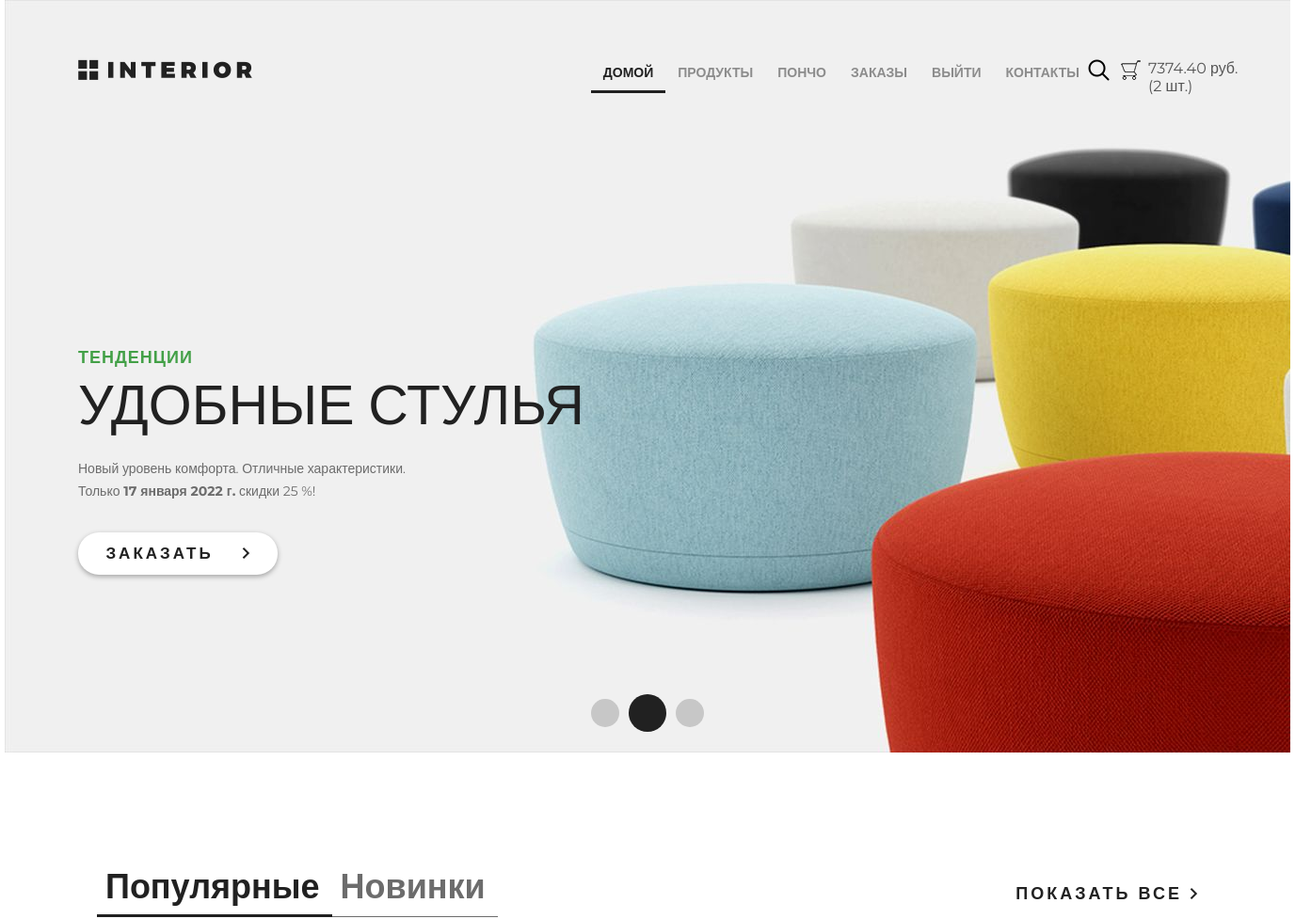
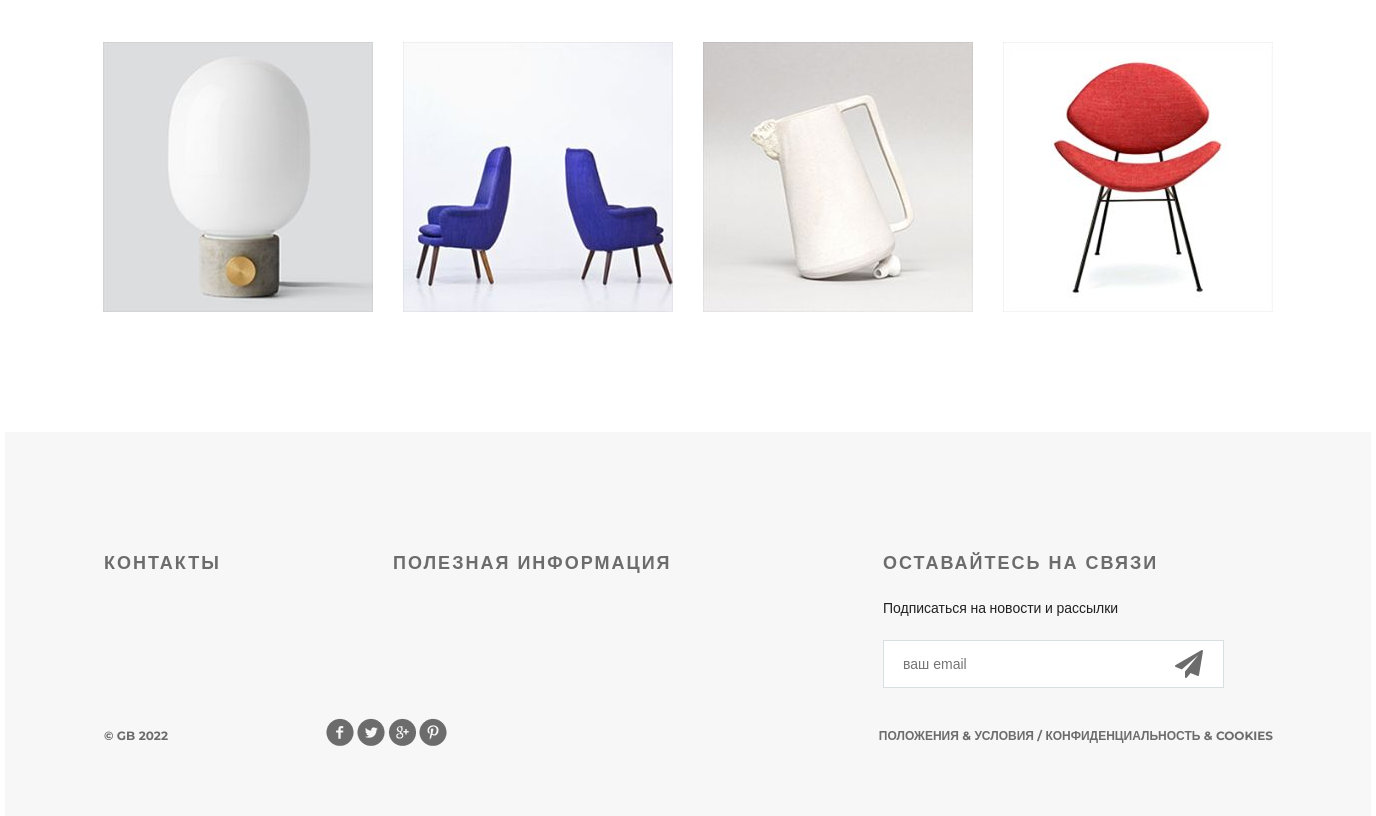
The app's page / (signed in) with its own data (2 pictures, top to bottom).
### authapp/models.py (models this page shows, shortened)
class ShopUser(AbstractUser):
    avatar = models.ImageField(upload_to='users', blank=True)
    age = models.PositiveSmallIntegerField(default=18, verbose_name='Возраст')
    activation_key = models.CharField(max_length=255, blank=True, null=True)
    activation_key_expired = models.DateTimeField(blank=True, null=True)

### basketapp/models.py (models this page shows, shortened)
class Basket(models.Model):
    user = models.ForeignKey(settings.AUTH_USER_MODEL, on_delete=models.CASCADE, related_name='basket')
    product = models.ForeignKey(Product, on_delete=models.CASCADE)
    quantity = models.PositiveSmallIntegerField(default=0)
    created_at = models.DateTimeField(auto_now_add=True)
    @property
    def product_cost(self):
        return self.product.price * self.quantity
    @property
    def total_quantity(self):
        items = Basket.objects.filter(user=self.user)
        _total_quantity = sum(list(map(lambda x: x.quantity, items)))
        return _total_quantity
    @property
    def total_cost(self):
        items = Basket.objects.filter(user=self.user)
        _total_cost = sum(list(map(lambda x: x.product_cost, items)))
        return _total_cost

### mainapp/models.py (models this page shows, shortened)
class Product(models.Model):
    category = models.ForeignKey(ProductCategory, on_delete=models.CASCADE)
    name = models.CharField(max_length=255)
    image = models.ImageField(upload_to='products_img', blank=True, null=True)
    short_desc = models.CharField(max_length=255, blank=True)
    description = models.TextField(blank=True, null=True)
    price = models.DecimalField(max_digits=8, decimal_places=2, default=0)
    quantity = models.PositiveIntegerField(default=0)
    is_active = models.BooleanField(default=True)
    class Meta:
        verbose_name = 'продукт'
        verbose_name_plural = 'Продукты'

### mainapp/views.py (the view)
# urls.py: path('', IndexView.as_view(), name='index'),
class IndexView(ListView):
    model = Product
    template_name = 'mainapp/index.html'
    title = 'GeekShop'
    def get_context_data(self, **kwargs):
        context_data = super().get_context_data(**kwargs)
        context_data['title'] = self.title
        context_data['date'] = datetime.now()
        context_data['products'] = Product.objects.all()[:4]
        return context_data

### mainapp/context_processors.py (called while the page is built)
def basket(request):
    basket_items = []
    if request.user.is_authenticated:
        basket_items = Basket.objects.filter(user=request.user)
    return {
        'basket': basket_items
    }

### mainapp/templates/mainapp/index.html (shortened to what this page needs)
{% extends 'mainapp/base.html' %}
{% load static %}
{% load main_tags %}
{% block content %}
    <div class="slider">
        <div class="header clearfix">
            {% include 'mainapp/includes/inc_main_menu.html' %}
        </div>
        <div class="text-slider">
            <h3 class="green">тенденции</h3>
            <h3 class="big"> удобные стулья</h3>
            <p>Новый уровень комфорта. Отличные характеристики.</p>
            <p>Только <b>{{ date|date:"d E Y" }} г.</b>
                скидки 25 %!
            </p>
            <a href="{% url 'products:products' %}" class="button-order">заказать <img
                    src="{% static 'img/arrow.png' %}" alt=""></a>
        </div>
        <div class="navi">
            <a href="#"></a>
            <a href="#"></a>
            <a href="#"></a>
        </div>
    </div>
    <div class="featured">
        <div class="featured-menu">
            <a class="active" href="#">Популярные</a><a href="#">Новинки</a>
        </div>
        <a class="explore" href="{% url 'products:category' 0 %}">показать все <img src="{% static 'img/arrow.png' %}"
                                                                                    alt=""></a>
        <div class="clearfix">
        </div>
        <div class="tab-content">
            {% for product in products %}
                <div class="block">
                    <a href="{% url 'basketapp:basket_add' product.pk %}"><img src="{{ product.image.url }}" alt="">
                    </a>
                </div>
            {% endfor %}
        </div>
    </div>
{% endblock %}

### mainapp/templates/mainapp/includes/inc_main_menu.html (shortened to what this page needs)
<a href="{% url 'index' %}" class="logo"></a>
<ul class="menu">
    <li><a href="{% url 'index' %}"
           class="{% if request.resolver_match.url_name == 'index' %}active{% endif %}">домой</a></li>
    <li><a href="{% url 'products:products' %}"
           class="{% if request.resolver_match.namespace == 'products' %}active{% endif %}">продукты</a></li>
    {% if user.is_authenticated %}
        <li><a href="{% url 'authapp:profile' user.pk %}">
            {% if user.username %}{{ user.first_name }}{% else %}Пользователь{% endif %}</a>
        </li>
        <li><a href="{% url 'ordersapp:list'%}">Заказы</a></li>
        <li><a href="{% url 'authapp:logout' %}">Выйти</a></li>
    {% else %}
        <li><a href="{% url 'authapp:register' %}">Регистрация</a></li>
        <li><a href="{% url 'authapp:login' %}">Войти</a></li>
    {% endif %}
    <li><a href="{% url 'contact' %}" class="{% if request.resolver_match.url_name == 'contact' %}active{% endif %}">контакты</a>
    </li>
</ul>
<a href="#" class="search"></a>
<a href="{% url 'basketapp:basket' %}" class="basket">
    <span>
        {% if basket %}
            {{ basket.0.total_cost|floatformat:2 }} руб.<br>
            ({{ basket.0.total_quantity }} шт.)
        {% endif %}
    </span>
</a>

### static/style.css (style rules this page uses)
* { margin: 0; padding: 0; }
body { font-family: 'Montserrat', sans-serif; }
html, body { height: 100%; }
.slider { height: 800px; background-image: url(/static/img/slider.jpg); padding-left: 78px; padding-right: 211px; position: relative; }
.logo { background-image: url(/static/img/logo.png); margin-top: 63px; width: 185px; height: 22px; float: left; }
.menu { list-style-type: none; margin-top: 67px; float: right; }
.menu li { float: left; }
.menu a { color: #8c8c8c; font-size: 14px; font-weight: 700; text-align: right; text-transform: uppercase; text-decoration: none; padding: 10px 13px; }
.menu .active { color: #212121; font-weight: 700; border-bottom: 3px solid #212121; }
.search { display: block; width: 23px; height: 23px; background-image: url(/static/img/search.png); position: absolute; top: 63px; left: 1151px; }
.basket { display: block; width: 23px; height: 23px; background-image: url(/static/img/basket.png); position: absolute; top: 63px; left: 1185px; text-decoration: none; color: #555; }
.basket span { display: block; margin-left: 30px; width: 150px; }
.clearfix:after { content: ""; display: block; clear: both; }
.text-slider { margin-top: 288px; position: absolute; }
.text-slider p { color: #6c6c6c; font-size: 14px; text-align: left; width: 458px; line-height: 24px; }
.button-order { background-color: #ffffff; box-shadow: 0px 2px 4.85px 0.15px rgba(33, 33, 33, 0.35); width: 212px; height: 45px; display: block; text-transform: uppercase; text-align: center; border-radius: 22px; text-decoration: none; color: #212121; font-size: 17px; font-weight: 700; line-height: 45px; margin-top: 32px; letter-spacing: 3px; }
.button-order img { padding-left: 22px; }
.green { text-transform: uppercase; color: #43a047; font-size: 18px; font-weight: 700; text-align: left; margin-bottom: 22px; line-height: 13px; letter-spacing: 1px; }
.big { color: #212121; font-size: 59px; line-height: 43px; text-transform: uppercase; font-weight: 100; margin-bottom: 34px; }
.navi { position: absolute; bottom: 22px; right: 618px; display: flex; width: 130px; height: 40px; justify-content: space-between; align-items: center; }
.navi a { display: block; width: 30px; height: 30px; border-radius: 50%; background-color: rgba(33, 33, 33, 0.2); float: left; margin: 0px 5px; }
.navi a:nth-child(2) { display: block; width: 40px; height: 40px; border-radius: 50%; background-color: #212121; float: left; margin: 0px; }
.featured { padding-left: 98px; padding-right: 98px; }
.featured-menu { margin-top: 120px; width: 300px; height: 49px; float: left; }
.featured-menu a { color: #6c6c6c; font-size: 36px; font-weight: 700; text-align: left; text-decoration: none; border-bottom: 1px solid #6c6c6c; padding-bottom: 10px; padding-right: 13px; padding-left: 9px; }
.featured-menu .active { font-size: 36px; font-weight: 700; text-align: left; color: #212121; border-bottom: 3px solid #212121; padding-bottom: 8px; }
.explore { text-transform: uppercase; color: #212121; font-size: 18px; font-weight: 700; line-height: 24px; text-align: center; float: right; margin-top: 138px; letter-spacing: 3px; text-decoration: none; }
.tab-content { margin-top: 50px; display: flex; justify-content: space-between; margin-bottom: 120px; }
.tab-content .block { height: 270px; width: 270px; position: relative; }

### records on screen
ShopUser: first_name "ПОНЧО"
Basket: user+product+quantity "7374.40", user+quantity "2"
Product: image (picture)
Product: image (picture)
Product: image (picture)
Product: image (picture)

### other values on screen
{{ date|date:"d E Y" }} "17 января 2022"
